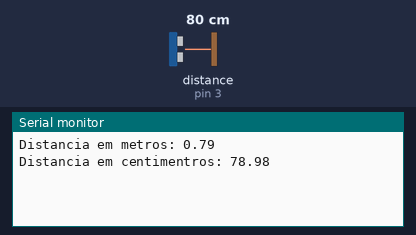
Simulated run of this sketch. Board: Arduino Uno, built with avr-gcc and run on an emulated ATmega328P. Shown: the last lines printed to the serial monitor. Wiring (inferred from the names in the program): ultrasonic range finder: trigger pin 2; echo pin 3. Inputs (shaded band) come from the test bench; at power-on: distance to the obstacle (sensor on pin 3) 80 cm. The echo pulse lasts 58.3 µs per cm; no radio packets arrive unless stated.

Above: at 1.3 s.
1.4 s: distance to the obstacle (sensor on pin 3) set to 2 cm
At 3.7 s:
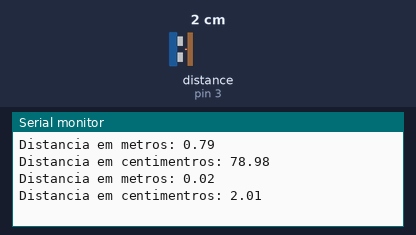
4.2 s: distance to the obstacle (sensor on pin 3) set to 4 cm
At 5.1 s:
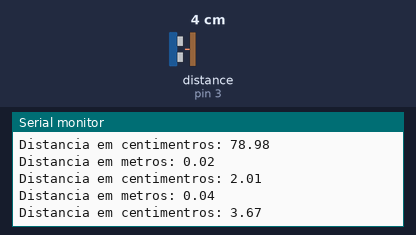
Timing chart, 0 to 7.2 s (numbered marks = the images above; inputs shaded):
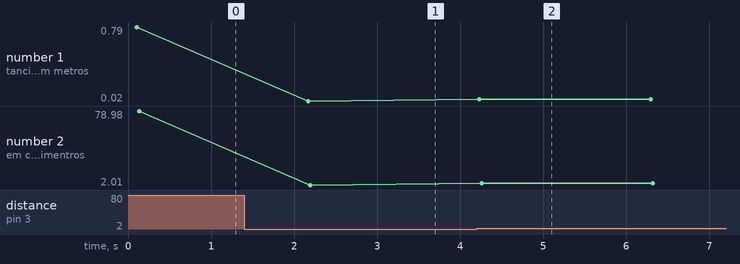

The sketch:

transmissor.ino
```cpp
/*
  Minicurso Eletrônica básica e Arduino
  Universidade Tecnológica Federal do Paraná - UTFPR

  Projeto 4 - Comunicação por Radiofrequência - Transmissor

  Felipe Xavier 21/02/2020
*/

#include <RH_ASK.h>                           // Biblioteca RadioHead (modulacao ASK)
#include <SPI.h>                              // Necessário somente para compilacao

RH_ASK driver(2000, 4, 8);                    // 200bps, TX em D8 (pino 7), RX em D4 (pino 3)

int PinTrigger = 2;                           // Pino para disparar o sensor / emitir sinal
int PinEcho = 3;                              // Pino leitura do sensor - com a largura do pulso obetemos o tempo entre emissao e recepcao
float tempo = 0;                              // tempo entre a emissao e recepcao do pulso
float distancia;                              // distancia percorrida entre emissao e recepcao (metro)
float distanciacm;                            // distancia percorrida entre emissao e recepcao (centimetro)
char msg[5];                                  // Mensagem transmitida por RF 433 MHz

const float velocidadeSom_mpus = 0.000340;    // Velocidade do som em microsegundos - 0.000340 m/us (340 m/s)

void emitePulsoUltrassonico()
{
  digitalWrite(PinTrigger, HIGH);           // Pulso alto Trigger
  delayMicroseconds(10);                    // Atraso 10 us
  digitalWrite(PinTrigger, LOW);            // Pulso alto Trigger
}

float calculaDist(float tempous)
{
  float distancia = (velocidadeSom_mpus*tempous)/2;
  return distancia;                                      // Retorna a distância em metros
}

void setup()
{
  pinMode(PinTrigger, OUTPUT);                  // Trigger como pino de saída
  digitalWrite(PinTrigger, LOW);                // Inicializa trigger em nivel baixo
  pinMode(PinEcho, INPUT);                      // Echo como pino de entrada
  Serial.begin(9600);                           // Inicializa monitor serial
  delay(100);                                   // Atraso 100 us

  if (!driver.init())
         Serial.println("Erro: modulo RF nao inicializado.");
}

void loop()
{

  emitePulsoUltrassonico();                     // Emite pulso
  tempo = pulseIn(PinEcho, HIGH);               // Duracao do pulso echo em nivel HIGH (retorno em us)
  distancia = calculaDist(tempo);               // Calcula distancia

  Serial.print("Distancia em metros: ");
  Serial.println(distancia);

  Serial.print("Distancia em centimentros: ");
  distanciacm = 100*distancia;
  Serial.println(distanciacm);

  /* Funcao que converte de Float para String
   *    dtostrf(float dist, int numeroCasas, int numeroCasasDecimais, String distStr)
   */
  dtostrf(distanciacm, 5, 2, msg);

  driver.send((uint8_t *)msg, strlen(msg));     // Envia distancia ...
  driver.waitPacketSent();

  delay(2000);                                  // Atraso 2s
}
```

Measured:
- after the input at 1.4 s, the serial monitor: prints a new line after 0.77 s (image 1)
- after the input at 4.2 s, the serial monitor: prints a new line at once (image 2)
- plotted number 1: 0.79 → 0.02 after the input at 1.4 s, 0.02 → 0.04 after the input at 4.2 s
- plotted number 2: 78.98 → 2.01 after the input at 1.4 s, 2.01 → 3.66 after the input at 4.2 s
